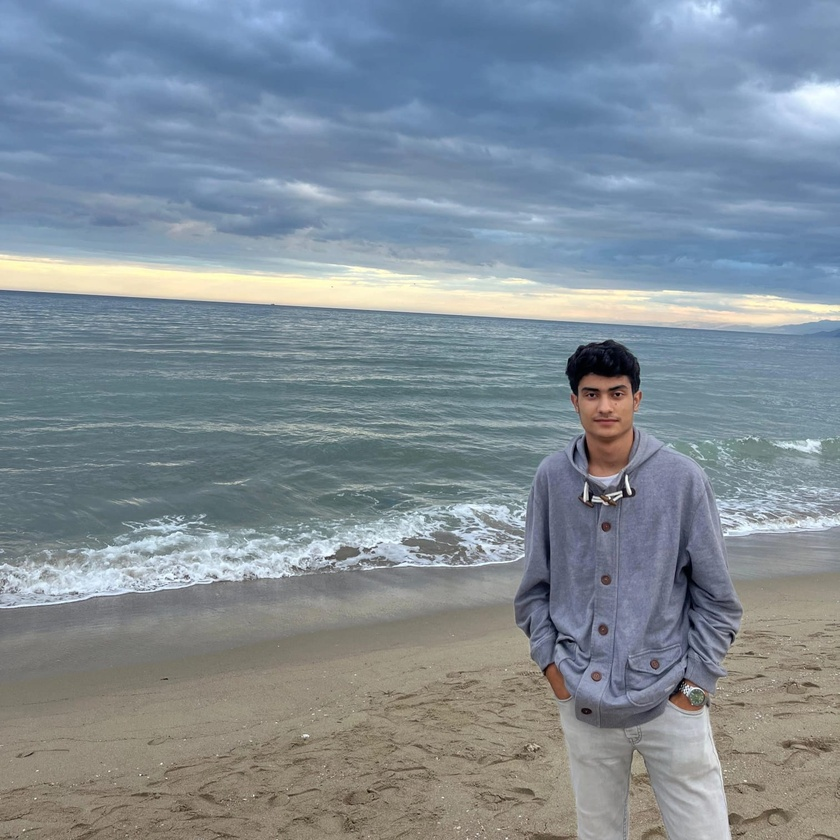
#> input picture me.jpg, 840 x 840 px, shrunk from 1512 x 1512 before the run
$ python portrait.py
#> lines starting #> are read from the running program, lines starting #| are printed output that depends on the picture; after the words box and inside, x2 and y2 are one past the last pixel; in counts of white or black regions, pixels touching at a corner belong together
import cv2
import numpy as np
import matplotlib.pyplot as plt
from PIL import Image
import scipy.ndimage as ndi

# --- 1. Création des images binaires ---
def create_binary_image(data, filename):
    """
    Crée une image binaire et l'enregistre avec le nom spécifié.
    """
    img = Image.fromarray(np.array(data, dtype=np.uint8) * 255)  # Conversion pour affichage correct
    img.save(filename)

# Matrices d'exemple pour I1 et I2
I1 = np.array([
    [1, 1, 1, 1, 1, 1, 1, 1, 1, 1],
    [1, 0, 0, 0, 0, 0, 0, 0, 1, 1],
    [1, 0, 1, 1, 1, 1, 1, 0, 1, 1],
    [1, 0, 1, 1, 1, 1, 1, 0, 1, 1],
    [1, 0, 1, 1, 1, 1, 1, 0, 1, 1],
    [1, 0, 1, 1, 1, 1, 1, 0, 1, 1],
    [1, 0, 1, 1, 1, 1, 1, 0, 1, 1],
    [1, 0, 0, 0, 0, 0, 0, 0, 1, 1],
    [1, 1, 1, 1, 1, 1, 1, 1, 1, 1],
    [1, 1, 1, 1, 1, 1, 1, 1, 1, 1]
])

I2 = np.array([
    [1, 1, 1, 1, 1, 1, 1, 1, 1, 1],
    [1, 1, 1, 1, 1, 1, 1, 1, 1, 1],
    [1, 1, 1, 1, 1, 1, 1, 1, 1, 1],
    [1, 1, 1, 0, 0, 1, 1, 1, 1, 1],
    [1, 1, 1, 0, 0, 1, 1, 1, 1, 1],
    [1, 1, 1, 1, 1, 1, 1, 1, 1, 1],
    [1, 1, 1, 1, 1, 1, 1, 1, 1, 1],
    [1, 1, 1, 1, 1, 1, 1, 1, 1, 1],
    [1, 1, 1, 1, 1, 1, 1, 1, 1, 1],
    [1, 1, 1, 1, 1, 1, 1, 1, 1, 1]
])

# Créer et enregistrer les images binaires
create_binary_image(I1, 'I1.bmp')
create_binary_image(I2, 'I2.bmp')


# --- 2. Opérations d'addition et de soustraction ---
I_ad = I1 + I2  # Addition des matrices
I_s = I1 - I2  # Soustraction des matrices

# Créer et enregistrer les résultats des opérations
create_binary_image(I_ad, 'I_ad.bmp')
create_binary_image(I_s, 'I_s.bmp')


# --- 3. Affichage des résultats ---
def show_result(image_data, title):
    """
    Affiche une matrice binaire sous forme d'image.
    """
#> called with image_data = array of shape (10, 10), title = 'Image I1'
    plt.imshow(image_data, cmap='gray')
    plt.title(title)
    plt.axis('off')  # Désactiver les axes pour une meilleure vue
    plt.show()

# Afficher les matrices I1 et I2
show_result(I1, 'Image I1')
show_result(I2, 'Image I2')
#> call 2 of show_result, with image_data = array of shape (10, 10), title = 'Image I2'
#> in show_result (call 2), `plt.show()`:
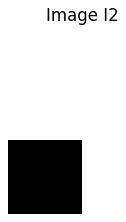
#> figure drawn by matplotlib, 1 panel

# Afficher les résultats des opérations I_ad et I_s
show_result(I_ad, 'Résultat de I1 + I2 (Addition)')
#> call 3 of show_result, with image_data = array of shape (10, 10), title = 'Résultat de I1 + I2 (Addition)'
#> in show_result (call 3), `plt.show()`:
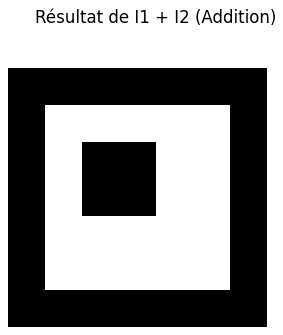
#> figure drawn by matplotlib, 1 panel
show_result(I_s, 'Résultat de I1 - I2 (Soustraction)')
#> call 4 of show_result, with image_data = array of shape (10, 10), title = 'Résultat de I1 - I2 (Soustraction)'
#> in show_result (call 4), `plt.show()`:
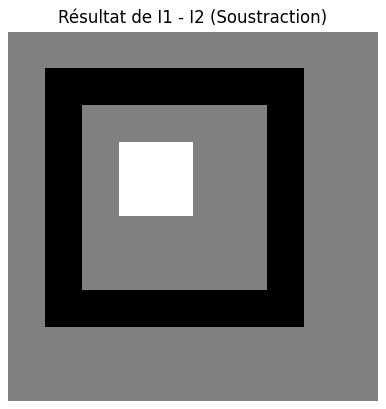
#> figure drawn by matplotlib, 1 panel


# --- 4. Fonction d'affichage de l'histogramme pour une image couleur ---
def display_histogram(image_path):
    """
    Affiche l'histogramme d'une image couleur (RGB).
    """
#> called with image_path = 'me.jpg'
    image = cv2.imread(image_path)
#> image is the input picture: shape (840, 840, 3); mean B, G, R 150.9, 141.4, 129.7
    image_rgb = cv2.cvtColor(image, cv2.COLOR_BGR2RGB)  # Convertir l'image de BGR à RGB
    colors = ['r', 'g', 'b']  # Liste des couleurs (rouge, vert, bleu)

    # Calcul et affichage de l'histogramme pour chaque couleur
    for i, color in enumerate(colors):
        histogram = cv2.calcHist([image_rgb], [i], None, [256], [0, 256])  # Calcul de l'histogramme
        plt.plot(histogram, color=color)

    plt.title('Histogramme de l\'image couleur')
    plt.xlabel('Intensité')
    plt.ylabel('Nombre de pixels')
    plt.show()
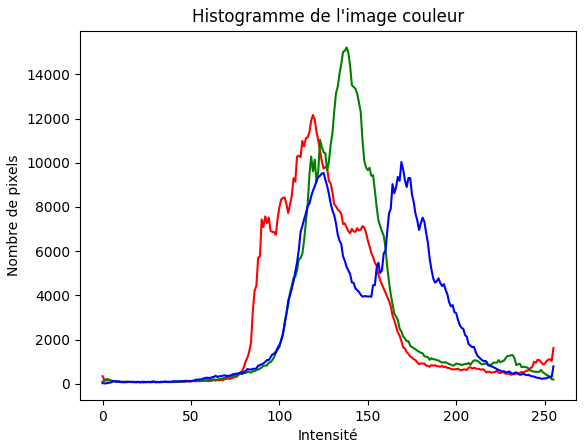
#> figure drawn by matplotlib, 1 panel; curve peaks at x = 119, y = 12165; curve peaks at x = 138, y = 15224; curve peaks at x = 169, y = 10032


# Exemple d'affichage de l'histogramme pour une image
display_histogram('me.jpg')  # Remplacez par le chemin de votre image


# --- 5. Conversion en niveaux de gris ou binaire ---
def convert_image(image_path, output_path, mode='gray', threshold=128, bit_depth=8):
    """
    Convertit une image en niveaux de gris ou en image binaire, et enregistre le résultat.
    """
#> called with image_path = 'me.jpg', output_path = 'portrait_gray.jpg', mode = 'gray', threshold = 128, bit_depth = 4
    image = cv2.imread(image_path)

    if mode == 'gray':
        gray_image = cv2.cvtColor(image, cv2.COLOR_BGR2GRAY)  # Conversion en niveaux de gris
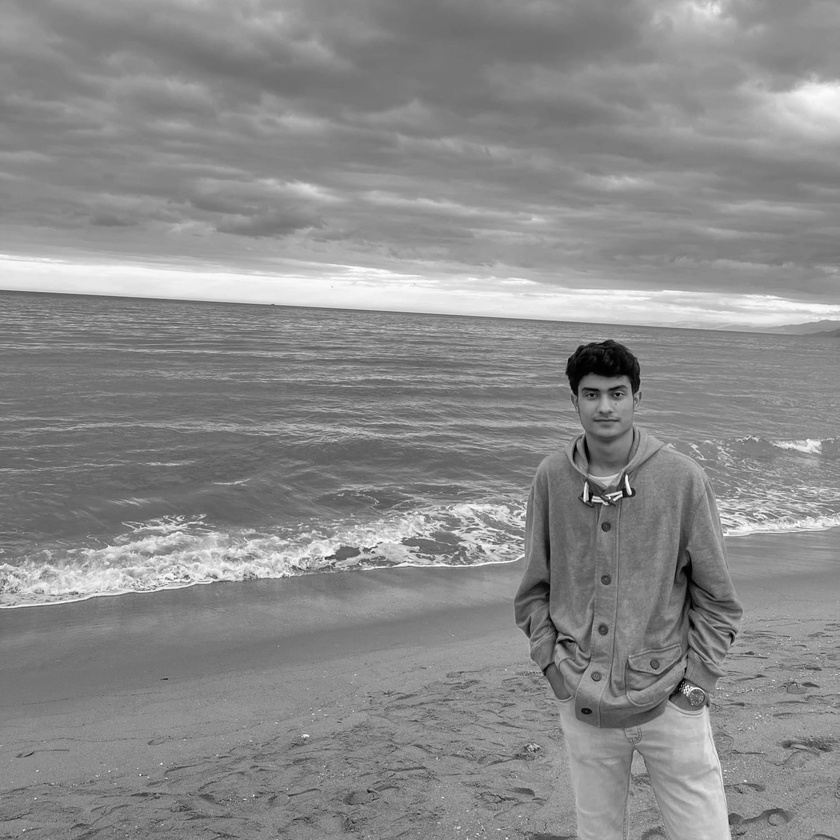
#> gray_image: shape (840, 840); min 0, max 255, mean 139
        # Appliquer un bit-depth spécifique si nécessaire
        gray_image = (gray_image // (256 // (2 ** bit_depth))) * (256 // (2 ** bit_depth))
        cv2.imwrite(output_path, gray_image)  # Enregistrer l'image
    elif mode == 'binary':
        gray_image = cv2.cvtColor(image, cv2.COLOR_BGR2GRAY)  # Conversion en niveaux de gris
        _, binary_image = cv2.threshold(gray_image, threshold, 255, cv2.THRESH_BINARY)  # Seuil binaire
        cv2.imwrite(output_path, binary_image)  # Enregistrer l'image binaire


# Exemple de conversion en niveaux de gris et en binaire
convert_image('me.jpg', 'portrait_gray.jpg', mode='gray', bit_depth=4)
convert_image('me.jpg', 'portrait_binary.jpg', mode='binary', threshold=100)
#> call 2 of convert_image, with image_path = 'me.jpg', output_path = 'portrait_binary.jpg', mode = 'binary', threshold = 100, bit_depth = 8
#> in convert_image (call 2), `_, binary_image = cv2.threshold(gray_image, threshold, 255, cv2.THRESH..`:
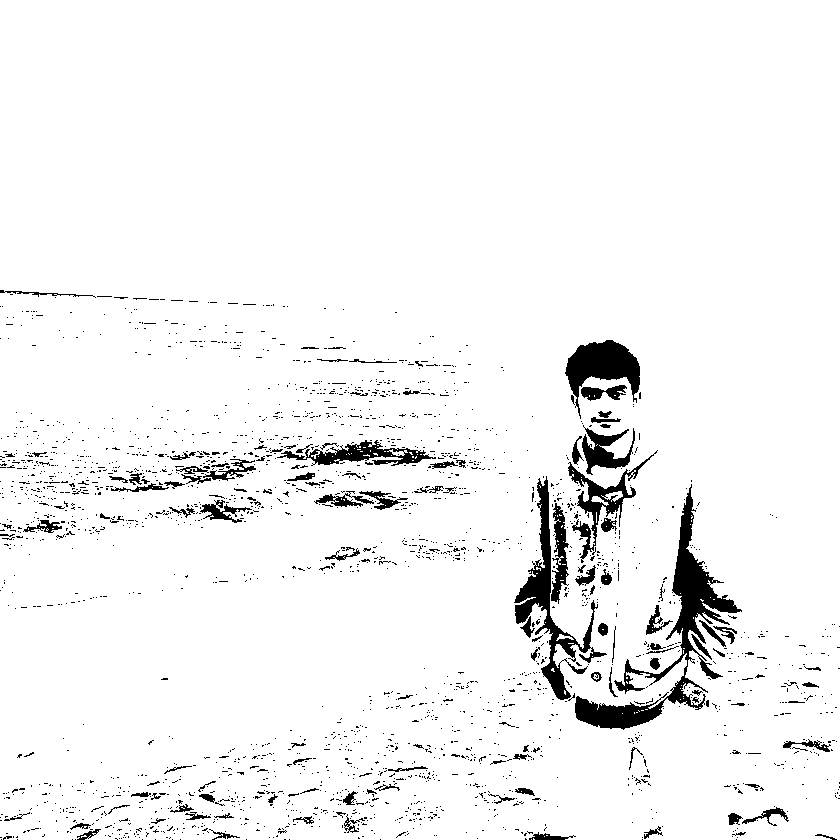
#> binary_image: shape (840, 840); 95.2% white; 2302 black regions (2172 under 20 px), largest, box (x1, y1, x2, y2) and area: (575, 484, 742, 730) 6523, (514, 476, 607, 700) 3720, (565, 340, 640, 419) 2650


# --- 6. Application du filtre de Nagao ---
def apply_nagao_filter(image_path, output_path):
    """
    Applique un filtre de Nagao à une image et enregistre le résultat.
    """
#> called with image_path = 'portrait_gray.jpg', output_path = 'portrait_nagao.jpg'
    image = cv2.imread(image_path, cv2.IMREAD_GRAYSCALE)  # Lire l'image en niveaux de gris
#> image: shape (840, 840); min 0, max 247, mean 131.6
    # Appliquer le filtre de Nagao (utilisation de la variance locale comme filtre)
    nagao_image = ndi.generic_filter(image, np.var, size=5)  # Taille du filtre : 5x5
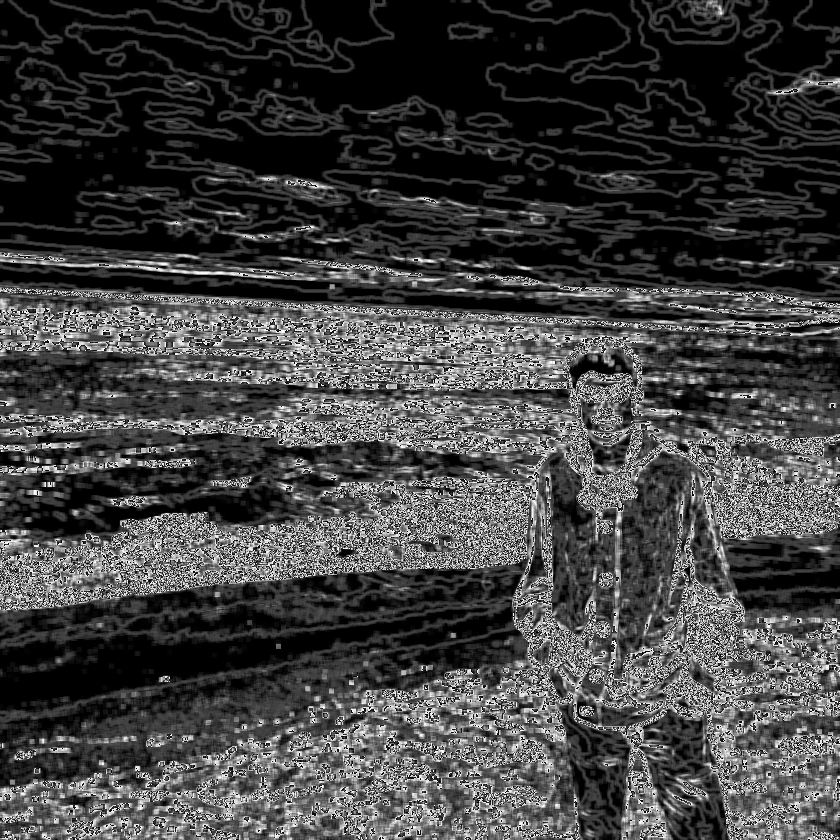
#> nagao_image: shape (840, 840); min 0, max 255, mean 64.9
    cv2.imwrite(output_path, nagao_image)  # Enregistrer l'image filtrée


# Appliquer le filtre de Nagao à l'image en niveaux de gris
apply_nagao_filter('portrait_gray.jpg', 'portrait_nagao.jpg')
